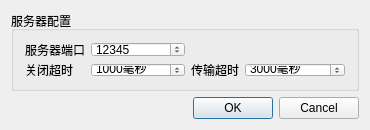
<?xml version="1.0" encoding="UTF-8"?>
<ui version="4.0">
 <class>ServerManage</class>
 <widget class="QDialog" name="ServerManage">
  <property name="geometry">
   <rect>
    <x>0</x>
    <y>0</y>
    <width>370</width>
    <height>130</height>
   </rect>
  </property>
  <property name="minimumSize">
   <size>
    <width>370</width>
    <height>130</height>
   </size>
  </property>
  <property name="maximumSize">
   <size>
    <width>370</width>
    <height>132</height>
   </size>
  </property>
  <property name="windowTitle">
   <string>服务器配置</string>
  </property>
  <property name="windowIcon">
   <iconset resource="Client.qrc">
    <normaloff>:/Client/icon.png</normaloff>:/Client/icon.png</iconset>
  </property>
  <layout class="QGridLayout" name="gridLayout_2">
   <item row="0" column="0">
    <widget class="QGroupBox" name="groupBox">
     <property name="title">
      <string>服务器配置</string>
     </property>
     <layout class="QGridLayout" name="gridLayout">
      <item row="0" column="0">
       <widget class="QLabel" name="label">
        <property name="sizePolicy">
         <sizepolicy hsizetype="Fixed" vsizetype="Preferred">
          <horstretch>0</horstretch>
          <verstretch>0</verstretch>
         </sizepolicy>
        </property>
        <property name="text">
         <string>服务器端口</string>
        </property>
        <property name="buddy">
         <cstring>port</cstring>
        </property>
       </widget>
      </item>
      <item row="0" column="1">
       <widget class="QSpinBox" name="port">
        <property name="maximum">
         <number>65535</number>
        </property>
        <property name="value">
         <number>12345</number>
        </property>
       </widget>
      </item>
      <item row="0" column="2" colspan="2">
       <spacer name="horizontalSpacer">
        <property name="orientation">
         <enum>Qt::Horizontal</enum>
        </property>
        <property name="sizeHint" stdset="0">
         <size>
          <width>154</width>
          <height>18</height>
         </size>
        </property>
       </spacer>
      </item>
      <item row="1" column="0">
       <widget class="QLabel" name="label_2">
        <property name="sizePolicy">
         <sizepolicy hsizetype="Fixed" vsizetype="Preferred">
          <horstretch>0</horstretch>
          <verstretch>0</verstretch>
         </sizepolicy>
        </property>
        <property name="text">
         <string>关闭超时</string>
        </property>
        <property name="buddy">
         <cstring>disconnectWait</cstring>
        </property>
       </widget>
      </item>
      <item row="1" column="1">
       <widget class="QSpinBox" name="disconnectWait">
        <property name="suffix">
         <string>毫秒</string>
        </property>
        <property name="maximum">
         <number>10000</number>
        </property>
        <property name="value">
         <number>1000</number>
        </property>
       </widget>
      </item>
      <item row="1" column="2">
       <widget class="QLabel" name="label_3">
        <property name="sizePolicy">
         <sizepolicy hsizetype="Fixed" vsizetype="Preferred">
          <horstretch>0</horstretch>
          <verstretch>0</verstretch>
         </sizepolicy>
        </property>
        <property name="text">
         <string>传输超时</string>
        </property>
        <property name="buddy">
         <cstring>receiveWait</cstring>
        </property>
       </widget>
      </item>
      <item row="1" column="3">
       <widget class="QSpinBox" name="receiveWait">
        <property name="suffix">
         <string>毫秒</string>
        </property>
        <property name="maximum">
         <number>10000</number>
        </property>
        <property name="value">
         <number>3000</number>
        </property>
       </widget>
      </item>
     </layout>
    </widget>
   </item>
   <item row="1" column="0">
    <widget class="QDialogButtonBox" name="buttonBox">
     <property name="standardButtons">
      <set>QDialogButtonBox::Cancel|QDialogButtonBox::Ok</set>
     </property>
    </widget>
   </item>
  </layout>
 </widget>
 <layoutdefault spacing="6" margin="11"/>
 <resources>
  <include location="Client.qrc"/>
 </resources>
 <connections/>
</ui>
